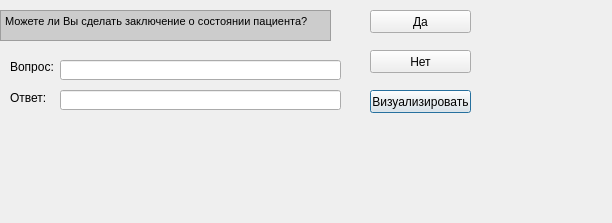
<?xml version="1.0" encoding="UTF-8"?>
<ui version="4.0">
 <class>DialogConclusion</class>
 <widget class="QDialog" name="DialogConclusion">
  <property name="geometry">
   <rect>
    <x>0</x>
    <y>0</y>
    <width>612</width>
    <height>223</height>
   </rect>
  </property>
  <property name="windowTitle">
   <string>Dialog</string>
  </property>
  <widget class="QLabel" name="label">
   <property name="geometry">
    <rect>
     <x>10</x>
     <y>60</y>
     <width>47</width>
     <height>13</height>
    </rect>
   </property>
   <property name="text">
    <string>Вопрос:</string>
   </property>
   <property name="textFormat">
    <enum>Qt::RichText</enum>
   </property>
  </widget>
  <widget class="QLineEdit" name="eQuestion">
   <property name="geometry">
    <rect>
     <x>60</x>
     <y>60</y>
     <width>281</width>
     <height>20</height>
    </rect>
   </property>
   <property name="text">
    <string/>
   </property>
  </widget>
  <widget class="QPushButton" name="bVisual">
   <property name="geometry">
    <rect>
     <x>370</x>
     <y>90</y>
     <width>101</width>
     <height>23</height>
    </rect>
   </property>
   <property name="text">
    <string>Визуализировать</string>
   </property>
  </widget>
  <widget class="QLineEdit" name="eAnswer">
   <property name="geometry">
    <rect>
     <x>60</x>
     <y>90</y>
     <width>281</width>
     <height>20</height>
    </rect>
   </property>
   <property name="text">
    <string/>
   </property>
  </widget>
  <widget class="QPushButton" name="bNo">
   <property name="geometry">
    <rect>
     <x>370</x>
     <y>50</y>
     <width>101</width>
     <height>23</height>
    </rect>
   </property>
   <property name="text">
    <string>Нет</string>
   </property>
  </widget>
  <widget class="QLabel" name="label_2">
   <property name="geometry">
    <rect>
     <x>10</x>
     <y>90</y>
     <width>47</width>
     <height>16</height>
    </rect>
   </property>
   <property name="text">
    <string>Ответ:</string>
   </property>
  </widget>
  <widget class="QTextBrowser" name="textBrowser">
   <property name="geometry">
    <rect>
     <x>0</x>
     <y>10</y>
     <width>331</width>
     <height>31</height>
    </rect>
   </property>
   <property name="styleSheet">
    <string notr="true">background-color: rgb(204, 204, 204)</string>
   </property>
   <property name="html">
    <string>&lt;!DOCTYPE HTML PUBLIC &quot;-//W3C//DTD HTML 4.0//EN&quot; &quot;http://www.w3.org/TR/REC-html40/strict.dtd&quot;&gt;
&lt;html&gt;&lt;head&gt;&lt;meta name=&quot;qrichtext&quot; content=&quot;1&quot; /&gt;&lt;style type=&quot;text/css&quot;&gt;
p, li { white-space: pre-wrap; }
&lt;/style&gt;&lt;/head&gt;&lt;body style=&quot; font-family:'Ubuntu'; font-size:11pt; font-weight:400; font-style:normal;&quot;&gt;
&lt;p style=&quot; margin-top:0px; margin-bottom:0px; margin-left:0px; margin-right:0px; -qt-block-indent:0; text-indent:0px;&quot;&gt;&lt;span style=&quot; font-family:'MS Shell Dlg 2'; font-size:8.25pt;&quot;&gt;Можете ли Вы сделать заключение о состоянии пациента?&lt;/span&gt;&lt;/p&gt;&lt;/body&gt;&lt;/html&gt;</string>
   </property>
  </widget>
  <widget class="QPushButton" name="bYes">
   <property name="geometry">
    <rect>
     <x>370</x>
     <y>10</y>
     <width>101</width>
     <height>23</height>
    </rect>
   </property>
   <property name="text">
    <string>Да</string>
   </property>
  </widget>
 </widget>
 <resources/>
 <connections/>
</ui>
